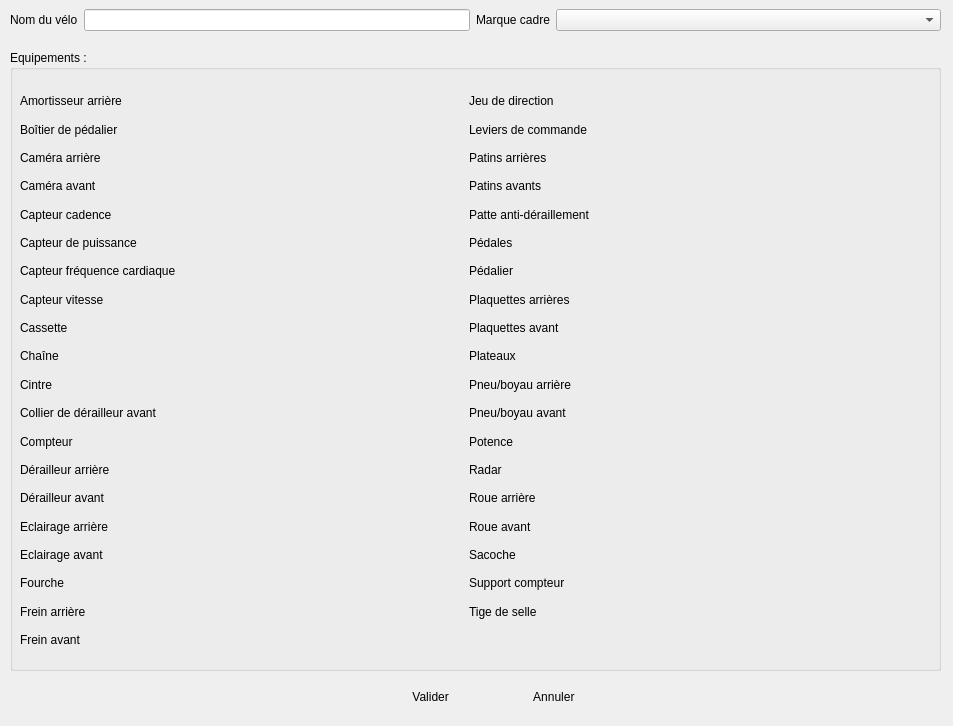
<?xml version="1.0" encoding="UTF-8"?>
<ui version="4.0">
 <class>BikeDialog</class>
 <widget class="QDialog" name="BikeDialog">
  <property name="geometry">
   <rect>
    <x>0</x>
    <y>0</y>
    <width>953</width>
    <height>726</height>
   </rect>
  </property>
  <property name="windowTitle">
   <string>Nouveau vélo</string>
  </property>
  <widget class="QWidget" name="layoutWidget">
   <property name="geometry">
    <rect>
     <x>370</x>
     <y>680</y>
     <width>241</width>
     <height>34</height>
    </rect>
   </property>
   <layout class="QHBoxLayout" name="horizontalLayout_2">
    <item>
     <widget class="QPushButton" name="add_pushButton">
      <property name="text">
       <string> Valider</string>
      </property>
      <property name="icon">
       <iconset resource="../ressources/ressources.qrc">
        <normaloff>:/bike/valid.png</normaloff>:/bike/valid.png</iconset>
      </property>
      <property name="iconSize">
       <size>
        <width>24</width>
        <height>24</height>
       </size>
      </property>
      <property name="flat">
       <bool>true</bool>
      </property>
     </widget>
    </item>
    <item>
     <widget class="QPushButton" name="pbQuit">
      <property name="text">
       <string> Annuler</string>
      </property>
      <property name="icon">
       <iconset resource="../ressources/ressources.qrc">
        <normaloff>:/bike/cancel.png</normaloff>:/bike/cancel.png</iconset>
      </property>
      <property name="iconSize">
       <size>
        <width>24</width>
        <height>24</height>
       </size>
      </property>
      <property name="flat">
       <bool>true</bool>
      </property>
     </widget>
    </item>
   </layout>
  </widget>
  <widget class="QWidget" name="gridLayoutWidget_2">
   <property name="geometry">
    <rect>
     <x>10</x>
     <y>0</y>
     <width>931</width>
     <height>41</height>
    </rect>
   </property>
   <layout class="QGridLayout" name="gridLayout_3" columnstretch="0,1,0,1">
    <item row="0" column="0">
     <widget class="QLabel" name="label">
      <property name="text">
       <string>Nom du vélo</string>
      </property>
     </widget>
    </item>
    <item row="0" column="1">
     <widget class="QLineEdit" name="leNom">
      <property name="sizePolicy">
       <sizepolicy hsizetype="Minimum" vsizetype="Fixed">
        <horstretch>0</horstretch>
        <verstretch>0</verstretch>
       </sizepolicy>
      </property>
      <property name="toolTip">
       <string/>
      </property>
     </widget>
    </item>
    <item row="0" column="3">
     <widget class="QComboBox" name="comboMarque">
      <property name="frame">
       <bool>true</bool>
      </property>
     </widget>
    </item>
    <item row="0" column="2">
     <widget class="QLabel" name="label_2">
      <property name="styleSheet">
       <string notr="true"/>
      </property>
      <property name="text">
       <string>Marque cadre</string>
      </property>
     </widget>
    </item>
   </layout>
  </widget>
  <widget class="QGroupBox" name="groupBox">
   <property name="geometry">
    <rect>
     <x>10</x>
     <y>50</y>
     <width>931</width>
     <height>621</height>
    </rect>
   </property>
   <property name="title">
    <string>Equipements :</string>
   </property>
   <widget class="QWidget" name="gridLayoutWidget">
    <property name="geometry">
     <rect>
      <x>10</x>
      <y>40</y>
      <width>891</width>
      <height>561</height>
     </rect>
    </property>
    <layout class="QGridLayout" name="gridLayout" rowstretch="0,0,0,0,0,0,0,0,0,0,0,0,0,0,0,0,0,0,0,0" columnstretch="0,0,0" columnminimumwidth="0,1,0">
     <item row="1" column="0">
      <widget class="QLabel" name="label_5">
       <property name="text">
        <string>Boîtier de pédalier</string>
       </property>
      </widget>
     </item>
     <item row="0" column="0">
      <widget class="QLabel" name="label_3">
       <property name="text">
        <string>Amortisseur arrière</string>
       </property>
      </widget>
     </item>
     <item row="3" column="0">
      <widget class="QLabel" name="label_7">
       <property name="text">
        <string>Caméra avant</string>
       </property>
      </widget>
     </item>
     <item row="2" column="0">
      <widget class="QLabel" name="label_6">
       <property name="text">
        <string>Caméra arrière</string>
       </property>
      </widget>
     </item>
     <item row="10" column="0">
      <widget class="QLabel" name="label_14">
       <property name="text">
        <string>Cintre</string>
       </property>
      </widget>
     </item>
     <item row="4" column="0">
      <widget class="QLabel" name="label_8">
       <property name="text">
        <string>Capteur cadence</string>
       </property>
      </widget>
     </item>
     <item row="5" column="0">
      <widget class="QLabel" name="label_9">
       <property name="text">
        <string>Capteur de puissance</string>
       </property>
      </widget>
     </item>
     <item row="11" column="0">
      <widget class="QLabel" name="label_15">
       <property name="text">
        <string>Collier de dérailleur avant</string>
       </property>
      </widget>
     </item>
     <item row="8" column="0">
      <widget class="QLabel" name="label_12">
       <property name="text">
        <string>Cassette</string>
       </property>
      </widget>
     </item>
     <item row="9" column="0">
      <widget class="QLabel" name="label_13">
       <property name="text">
        <string>Chaîne</string>
       </property>
      </widget>
     </item>
     <item row="7" column="0">
      <widget class="QLabel" name="label_11">
       <property name="text">
        <string>Capteur vitesse</string>
       </property>
      </widget>
     </item>
     <item row="6" column="0">
      <widget class="QLabel" name="label_10">
       <property name="text">
        <string>Capteur fréquence cardiaque</string>
       </property>
      </widget>
     </item>
     <item row="6" column="2">
      <widget class="QLabel" name="label_29">
       <property name="text">
        <string>Pédalier</string>
       </property>
      </widget>
     </item>
     <item row="15" column="0">
      <widget class="QLabel" name="label_19">
       <property name="text">
        <string>Eclairage arrière</string>
       </property>
      </widget>
     </item>
     <item row="2" column="2">
      <widget class="QLabel" name="label_25">
       <property name="text">
        <string>Patins arrières</string>
       </property>
      </widget>
     </item>
     <item row="3" column="2">
      <widget class="QLabel" name="label_26">
       <property name="text">
        <string>Patins avants</string>
       </property>
      </widget>
     </item>
     <item row="14" column="0">
      <widget class="QLabel" name="label_18">
       <property name="text">
        <string>Dérailleur avant</string>
       </property>
      </widget>
     </item>
     <item row="1" column="2">
      <widget class="QLabel" name="label_24">
       <property name="text">
        <string>Leviers de commande</string>
       </property>
      </widget>
     </item>
     <item row="0" column="2">
      <widget class="QLabel" name="label_4">
       <property name="text">
        <string>Jeu de direction</string>
       </property>
      </widget>
     </item>
     <item row="16" column="0">
      <widget class="QLabel" name="label_20">
       <property name="text">
        <string>Eclairage avant</string>
       </property>
      </widget>
     </item>
     <item row="18" column="0">
      <widget class="QLabel" name="label_22">
       <property name="text">
        <string>Frein arrière</string>
       </property>
      </widget>
     </item>
     <item row="19" column="0">
      <widget class="QLabel" name="label_23">
       <property name="text">
        <string>Frein avant</string>
       </property>
      </widget>
     </item>
     <item row="12" column="0">
      <widget class="QLabel" name="label_16">
       <property name="text">
        <string>Compteur</string>
       </property>
      </widget>
     </item>
     <item row="13" column="0">
      <widget class="QLabel" name="label_17">
       <property name="text">
        <string>Dérailleur arrière</string>
       </property>
      </widget>
     </item>
     <item row="17" column="0">
      <widget class="QLabel" name="label_21">
       <property name="text">
        <string>Fourche</string>
       </property>
      </widget>
     </item>
     <item row="4" column="2">
      <widget class="QLabel" name="label_27">
       <property name="text">
        <string>Patte anti-déraillement</string>
       </property>
      </widget>
     </item>
     <item row="5" column="2">
      <widget class="QLabel" name="label_28">
       <property name="text">
        <string>Pédales</string>
       </property>
      </widget>
     </item>
     <item row="9" column="2">
      <widget class="QLabel" name="label_32">
       <property name="text">
        <string>Plateaux</string>
       </property>
      </widget>
     </item>
     <item row="18" column="2">
      <widget class="QLabel" name="label_41">
       <property name="text">
        <string>Tige de selle</string>
       </property>
      </widget>
     </item>
     <item row="12" column="2">
      <widget class="QLabel" name="label_35">
       <property name="text">
        <string>Potence</string>
       </property>
      </widget>
     </item>
     <item row="10" column="2">
      <widget class="QLabel" name="label_33">
       <property name="text">
        <string>Pneu/boyau arrière</string>
       </property>
      </widget>
     </item>
     <item row="13" column="2">
      <widget class="QLabel" name="label_36">
       <property name="text">
        <string>Radar</string>
       </property>
      </widget>
     </item>
     <item row="8" column="2">
      <widget class="QLabel" name="label_31">
       <property name="text">
        <string>Plaquettes avant</string>
       </property>
      </widget>
     </item>
     <item row="14" column="2">
      <widget class="QLabel" name="label_37">
       <property name="text">
        <string>Roue arrière</string>
       </property>
      </widget>
     </item>
     <item row="16" column="2">
      <widget class="QLabel" name="label_39">
       <property name="text">
        <string>Sacoche</string>
       </property>
      </widget>
     </item>
     <item row="7" column="2">
      <widget class="QLabel" name="label_30">
       <property name="text">
        <string>Plaquettes arrières</string>
       </property>
      </widget>
     </item>
     <item row="11" column="2">
      <widget class="QLabel" name="label_34">
       <property name="text">
        <string>Pneu/boyau avant</string>
       </property>
      </widget>
     </item>
     <item row="15" column="2">
      <widget class="QLabel" name="label_38">
       <property name="text">
        <string>Roue avant</string>
       </property>
      </widget>
     </item>
     <item row="17" column="2">
      <widget class="QLabel" name="label_40">
       <property name="text">
        <string>Support compteur</string>
       </property>
      </widget>
     </item>
    </layout>
   </widget>
  </widget>
 </widget>
 <resources>
  <include location="../ressources/ressources.qrc"/>
 </resources>
 <connections/>
</ui>
